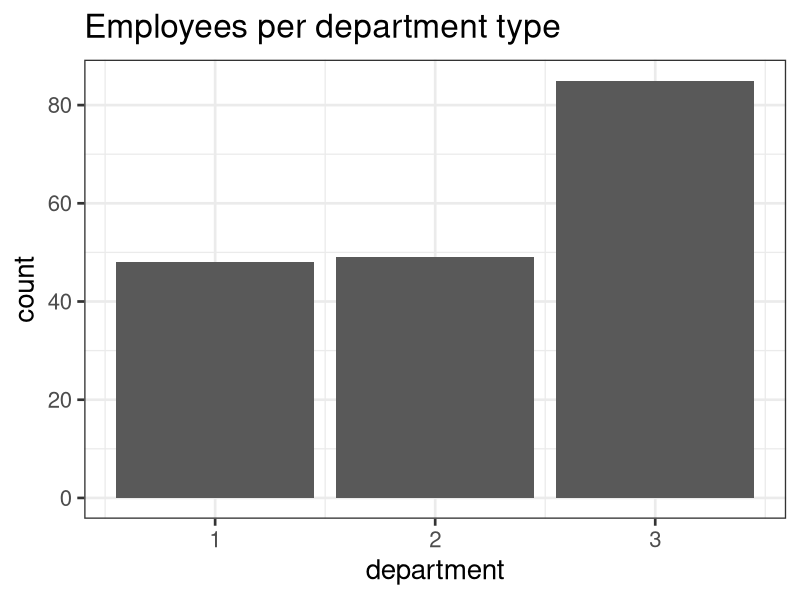
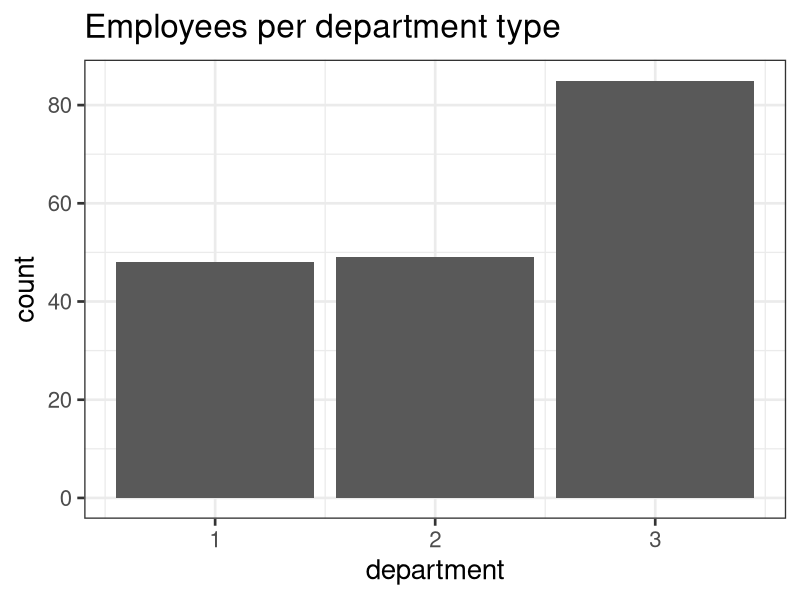

These figures' R source, in order:
## R4H2O: Data Science for Water Professionals
## Quiz 4: Cleaning data

## 1. You receive a CSV file from a colleague. The first five rows of this data look like the table below. How do you read this CSV file into memory?
library(tidyverse)
read_csv("casestudy2/quiz_04.csv")
read_csv("casestudy2/quiz_04.csv", skip = 1)

## 2. You want to write a single piece of code that reads a CSV file and removes the second column. What is the best way to achieve this?
read_csv("casestudy2/quiz_04.csv", skip = 1) %>% select(-2)

## Employee survey
read_csv("casestudy2/employee_survey.csv") %>% View()
employees <- read_csv("casestudy2/employee_survey.csv", skip = 1)

## 3. How many employees did not consent?
count(employees, consent)

## 4. How many respondents have both engineering and marketing qualifications?
select(employees, engineer, marketing)
count(employees, engineer == 1 & marketing == 1) 

## 5. You want to visualise the number of respondents by department
employees$department

ggplot(employees, aes(department)) +
    geom_bar() + labs(title = "Employees per department type") + 
    theme_bw(base_size = 20)
ggsave("manuscript/resources/08_cleaning/employees.png")
